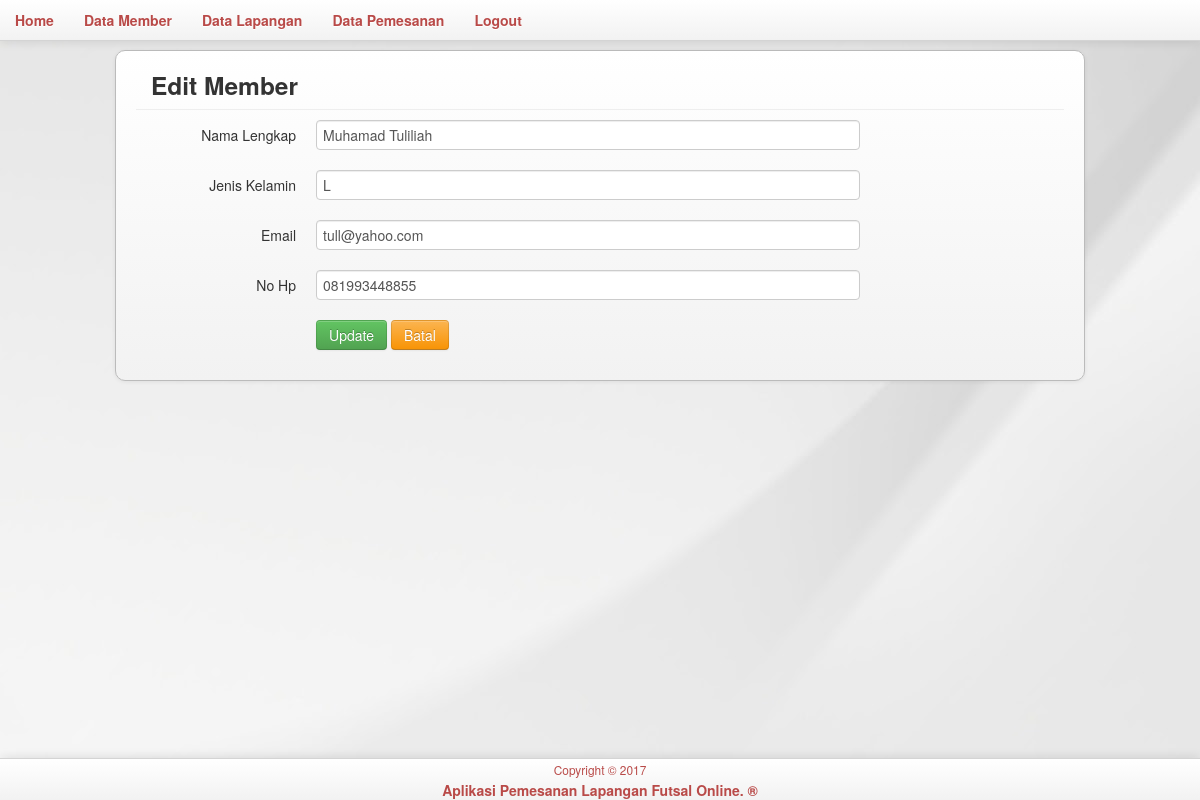
The app's page /adm/member.update.php?kode=41 (signed in) with its own data.
### tables this page shows
CREATE TABLE `user` (
  `id_user` int(11) NOT NULL,
  `email` varchar(50) NOT NULL,
  `password` varchar(32) NOT NULL,
  `hp` varchar(20) NOT NULL,
  `jenis_kelamin` varchar(10) NOT NULL,
  `nama_lengkap` varchar(60) NOT NULL,
  `alamat` text NOT NULL
);

### adm/member.update.php (the view, shortened to what this page needs)
<?php
	$kode	= $_GET['kode'];
	$sql	= mysql_query("select * from user where id_user='$kode'");
	$data	= mysql_fetch_array($sql);
	if(mysql_num_rows($sql) > 0){
?>
<!DOCTYPE html>
<html lang="en">
<head>
	<link href="css/bootstrap.min.css" rel="stylesheet" media="screen">
</head>
<body>
<?php
	include_once('menu.php');
?>
<div class="container">
        <div class="navbar-inner" style="border:1px solid #bbb; border-radius:10px; padding:10px 20px 10px 20px; margin-top:50px; margin-left:auto; margin-right:auto;">
			<div class="modal-header">
            	<h3>Edit Member</h3>
            </div>
            <div style="margin-top:10px;">
            	<form class="form-horizontal" name="form1" method="post" action="" enctype="multipart/form-data">
                    <div class="control-group">
                        <label class="control-label" for="kode">Nama Lengkap</label>
                        <div class="controls">
                            <input name="nama" type="text" id="nama" class="input-xxlarge" value='<?php echo "$data[nama_lengkap]";?>'>
                        </div>
                    </div>
                    <div class="control-group">
                        <label class="control-label" for="nama">Jenis Kelamin</label>
                        <div class="controls">
                        	<input name="jk" type="text" id="jk" class="input-xxlarge" value='<?php echo "$data[jenis_kelamin]";?>'>
                        </div>
                    </div>
					<div class="control-group">
                        <label class="control-label" for="nama">Email</label>
                        <div class="controls">
                        	<input name="email" type="text" id="email" class="input-xxlarge" value='<?php echo "$data[email]";?>'>
                        </div>
                    </div>
					<div class="control-group">
                        <label class="control-label" for="nama">No Hp</label>
                        <div class="controls">
                        	<input name="nohp" type="text" id="nohp" class="input-xxlarge" value='<?php echo "$data[hp]";?>'>
                        </div>
                    </div>
                    <div class="control-group">
                    	<label class="control-label" for="update"></label>
                        <div class="controls">
	                    	<input name="update" type="submit" id="update" value="Update" class="btn btn-success">
                            <input name="batal" type="submit" id="batal" value="Batal" class="btn btn-warning">
						</div>
                    </div>
                    <?php }
					?>
                </form>
			</div>
    	</div>
</div>
<br><br><br><br>
<?php include_once('../footer.php'); ?>
</body>
</html>

### adm/member.update.php (style rules this page uses)
body { background-image: url(../img/body.jpg); background-repeat: repeat; background-attachment: fixed; }

### records on screen
user: nama "Muhamad Tuliliah", jk "L", email "tull@yahoo.com", nohp "081993448855"
